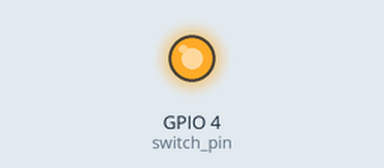
This program was run on a simulated Raspberry Pi (BCM pin numbers). On the bench: output pins drawn as LEDs (lit = HIGH). At 1.0 s the program stops and its outputs stay as they are.

Above: at 0.1 s.
At 1.1 s:
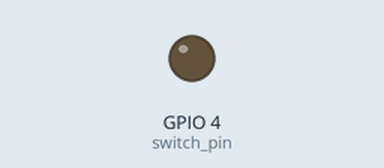
Timing chart, 0 to 2.5 s (numbered marks = the images above):
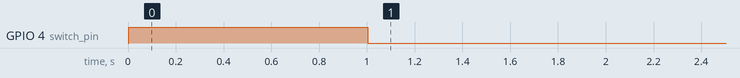

Measured:
- by itself, GPIO 4 (switch_pin): LOW → HIGH at 0.00 s, → LOW 1.0 s later

The program:

gpio_basic.py
```python
#!/usr/bin/python3
# gpio basic with power switch tail (PWST)
# 8/3/17
# must start pigpio as daemon before running scripts: sudo pigpiod
# succesful calls to pigpio methods seem to return 0
# this sketch has pi's gpio pin 7 connected to PWST's 1 [+in] and ground to PWST's 2 [-in]

import time
import pigpio

switch_pin = 4
pi = pigpio.pi()
pi.set_mode(switch_pin, pigpio.OUTPUT)

# write pin 7 high
pi.write(switch_pin, 1)
time.sleep(1)
pi.write(switch_pin, 0)
```
